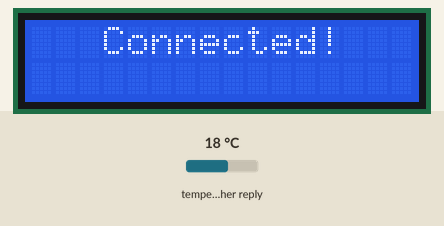
Recording of a sketch running on a simulated ESP8266 (NodeMCU). Shown: 16×2 character LCD. The inputs (shaded band) are chosen by the test bench; at power-on: temperature in the weather reply 18 °C. WiFi joins after 1.5 s; servers stay silent unless stated; web services answer with replies made up by the test bench; what the sketch prints to the serial monitor is not drawn.

Above: at 1.6 s.
At 3.7 s:
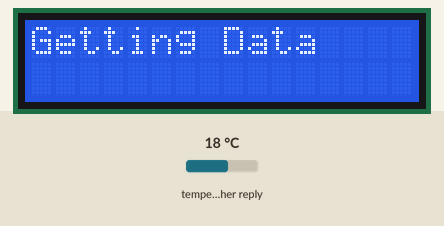
3.8 s: temperature in the weather reply set to -14 °C
At 6.0 s:
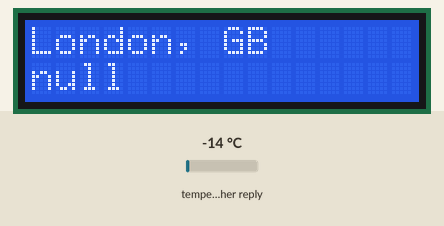
At 11.0 s:
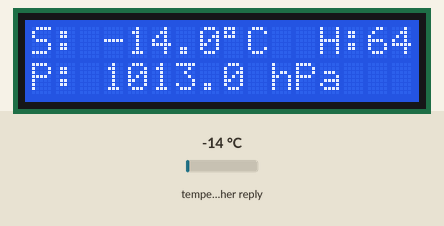
Timing chart, 0 to 12.5 s (numbered marks = the images above; inputs shaded):
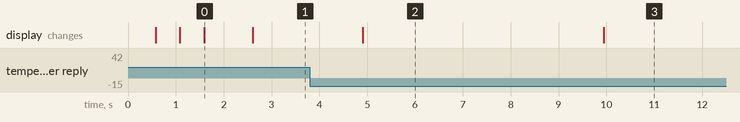

Measured:
- what the display in image 0 shows lasts 1.0 s, from 1.6 s to 2.6 s
- what the display in image 2 shows lasts 5.0 s, from 4.9 s to 9.9 s

The sketch:

weather.ino
```cpp
#include <LiquidCrystal_I2C.h>
#include <ESP8266WiFi.h>
#include <ArduinoJson.h>
#include <Wire.h>

LiquidCrystal_I2C lcd(0x27, 16, 2);

const char* ssid     = "Airtel_Black";
const char* password = "12345678";
String APIKEY = "API-OF-OPENWEATHERMAP";
String CityID = "111111";

WiFiClient client;
char servername[] = "api.openweathermap.org";
String result;

int counter = 30;

String weatherDescription = "";
String weatherLocation = "";
String Country;
float Temperature;
float Humidity;
float Pressure;

void setup() {
  Serial.begin(9600);
  int cursorPosition = 0;
  lcd.init();
  lcd.backlight();
  lcd.print("   Connecting");
  Serial.println("Connecting");
  WiFi.begin(ssid, password);

  while (WiFi.status() != WL_CONNECTED) {
    delay(500);
    lcd.setCursor(cursorPosition, 2);
    lcd.print(".");
    cursorPosition++;
  }
  lcd.clear();
  lcd.print("   Connected!");
  Serial.println("Connected");
  delay(1000);
}

void loop() {
  if (counter == 30)
  {
    counter = 0;
    displayGettingData();
    delay(1000);
    getWeatherData();
  } else {
    counter++;
    displayWeather(weatherLocation, weatherDescription);
    delay(5000);
    displayConditions(Temperature, Humidity, Pressure);
    delay(5000);
  }
}

void getWeatherData() {
  if (client.connect(servername, 80)) {
    client.println("GET /data/2.5/weather?id=" + CityID + "&units=metric&APPID=" + APIKEY);
    client.println("Host: api.openweathermap.org");
    client.println("User-Agent: ArduinoWiFi/1.1");
    client.println("Connection: close");
    client.println();
  }
  else {
    Serial.println("Connection failed");
    Serial.println();
  }

  while(client.connected() && !client.available()) delay(1);
  while (client.connected() || client.available()) {
    char c = client.read();
    result = result + c;
  }

  client.stop();
  result.replace('[', ' ');
  result.replace(']', ' ');
  Serial.println(result);

  DynamicJsonDocument json_doc(1024);
  DeserializationError error = deserializeJson(json_doc, result);

  if (error) {
    Serial.print("deserializeJson() failed: ");
    Serial.println(error.c_str());
  } else {
    String location = json_doc["name"].as<String>();
    String country = json_doc["sys"]["country"].as<String>();
    float temperature = json_doc["main"]["temp"].as<float>();
    float humidity = json_doc["main"]["humidity"].as<float>();
    String description = json_doc["weather"][0]["description"].as<String>();
    float pressure = json_doc["main"]["pressure"].as<float>();

    weatherDescription = description;
    weatherLocation = location;
    Country = country;
    Temperature = temperature;
    Humidity = humidity;
    Pressure = pressure;
  }
}

void displayWeather(String location, String description) {
  lcd.clear();
  lcd.setCursor(0, 0);
  lcd.print(location);
  lcd.print(", ");
  lcd.print(Country);
  lcd.setCursor(0, 1);
  lcd.print(description);
}

void displayConditions(float Temperature, float Humidity, float Pressure) {
  lcd.clear();
  lcd.print("S: ");
  lcd.print(Temperature, 1);
  lcd.print((char)223);
  lcd.print("C ");

  // Printing Humidity
  lcd.print(" H:");
  lcd.print(Humidity, 0);
  lcd.print(" %");

  // Printing Pressure
  lcd.setCursor(0, 1);
  lcd.print("P: ");
  lcd.print(Pressure, 1);
  lcd.print(" hPa");
}

void displayGettingData() {
  lcd.clear();
  lcd.print("Getting Data");
}
```
